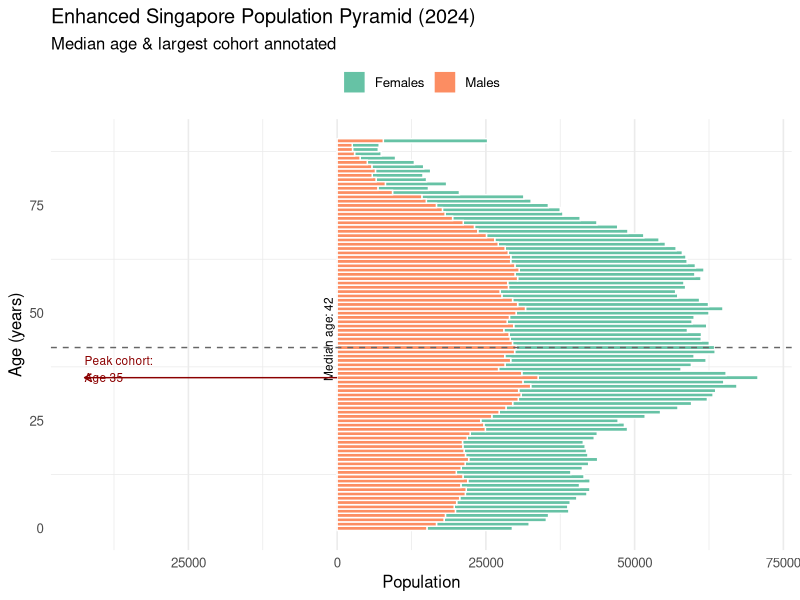
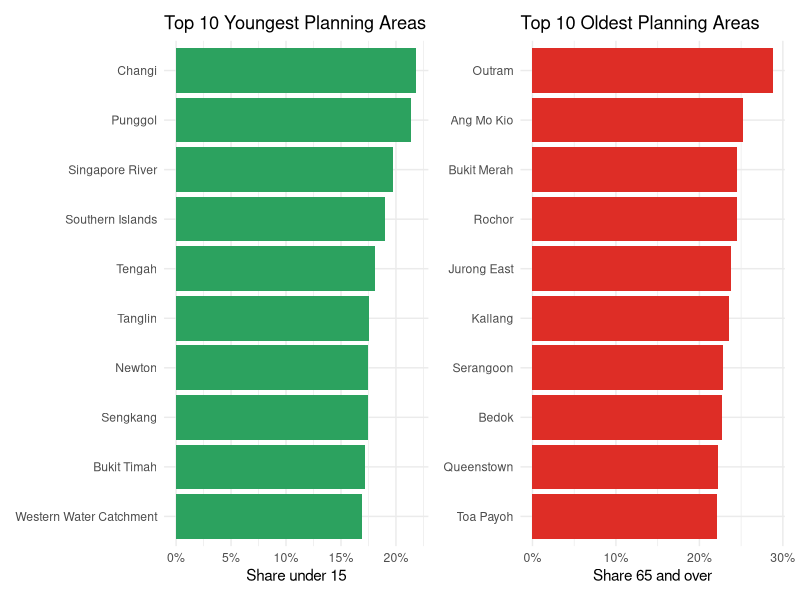
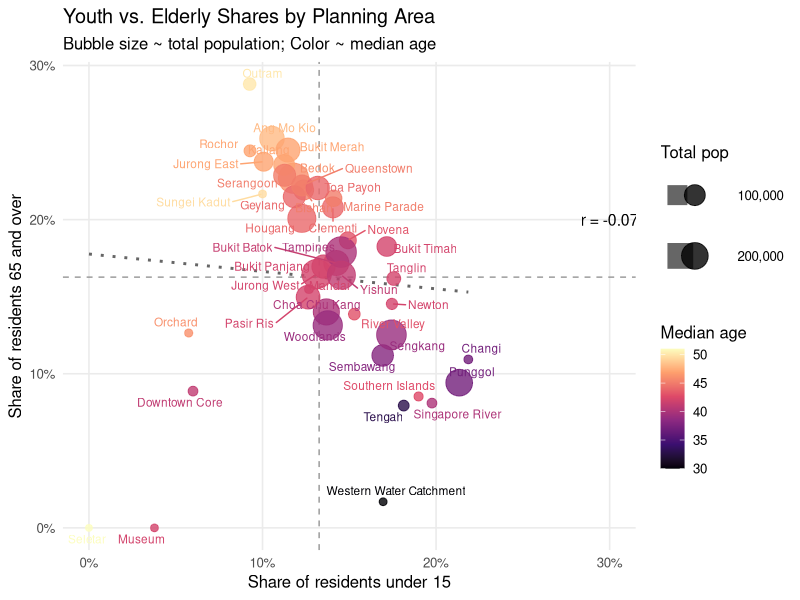

Here is the R script that generated these plots, in order:
## ---- chunk 1
library(matrixStats)
library(readxl)
library(dplyr)
library(stringr)
library(readr)
library(ggplot2)
library(ggrepel)
library(scales)
library(patchwork)
## ---- chunk 2

# 1. Read in data and drop all “Total” summary rows
df_clean <- read_excel("respopagesex2024e.xlsx") %>%
  filter(
    `Planning Area` != "Total",
    Subzone         != "Total",
    Sex             != "Total"
  ) %>%
  
  # 2. Convert population to numeric
  mutate(
    Population = as.numeric(`2024`),
    
    # 3. Parse Age into a single-year numeric
    Age_numeric = case_when(
      str_detect(Age, regex("under",    ignore_case = TRUE)) ~ 0,
      str_detect(Age, regex("over|and over", ignore_case = TRUE)) ~ parse_number(Age),
      TRUE ~ as.numeric(Age)
    )
  ) %>%
  
  # 4. Remove any rows that failed conversion
  filter(
    !is.na(Population),
    !is.na(Age_numeric)
  )

# 5. Inspect
glimpse(df_clean)
head(df_clean, 10)
## ---- chunk 3
  
# 1. Build the pyramid data
pyramid_df <- df_clean %>%
  group_by(Sex, Age_numeric) %>%
  summarise(Pop = sum(Population, na.rm = TRUE), .groups = "drop") %>%
  mutate(
    PopSigned = if_else(Sex == "Male", -Pop, Pop),
    PopAbs    = abs(PopSigned)
  )

# 2. Compute median age and the single top “bulge” cohort
med_age <- weightedMedian(df_clean$Age_numeric, w = df_clean$Population)

bulge_df <- pyramid_df %>%
  group_by(Age_numeric) %>%
  summarise(Total = sum(PopAbs), .groups = "drop") %>%
  slice_max(Total, n = 1)

# 3. Plot
ggplot(pyramid_df, aes(x = Age_numeric, y = PopSigned, fill = Sex)) +
  geom_col(width = 1, color = "white") +
  
  # median‐age line (becomes horizontal after coord_flip)
  geom_vline(xintercept = med_age, linetype = "dashed", color = "grey40") +
  annotate("text",
           x     = med_age + 2,
           y     = 0,
           label = paste0("Median age: ", med_age),
           angle = 90, vjust = -0.5, size = 3) +
  
  # bulge arrow + label
  geom_segment(data = bulge_df,
               aes(x = Age_numeric, xend = Age_numeric,
                   y = 0, yend = -Total * 0.6),
               arrow  = arrow(length = unit(0.2, "cm")),
               colour = "darkred",
               inherit.aes = FALSE) +
  geom_text(data = bulge_df,
            aes(x = Age_numeric + 2,
                y = -Total * 0.6,
                label = paste0("Peak cohort:\nAge ", Age_numeric)),
            hjust = 0, size = 3, colour = "darkred",
            inherit.aes = FALSE) +
  
  # scales, colors, flip
  scale_fill_brewer(palette = "Set2") +
  scale_y_continuous(labels = abs) +
  coord_flip() +
  
  # labels & theme
  labs(
    title    = "Enhanced Singapore Population Pyramid (2024)",
    subtitle = "Median age & largest cohort annotated",
    x        = "Age (years)",
    y        = "Population",
    fill     = NULL
  ) +
  theme_minimal(base_size = 12) +
  theme(
    legend.position       = "top",
    panel.grid.major.y    = element_blank()
  )
## ---- chunk 4


# 1. Compute shares by Planning Area
dep_pa <- df_clean %>%
  group_by(`Planning Area`) %>%
  summarise(
    youth_share   = sum(Population[Age_numeric < 15], na.rm=TRUE) / sum(Population),
    elderly_share = sum(Population[Age_numeric >= 65], na.rm=TRUE) / sum(Population),
    .groups = "drop"
  )

# 2a. Top 10 youngest areas (highest youth_share)
p_young_pa <- dep_pa %>%
  slice_max(youth_share, n = 10) %>%
  mutate(`Planning Area` = reorder(`Planning Area`, youth_share)) %>%
  ggplot(aes(y = `Planning Area`, x = youth_share)) +
    geom_col(fill = "#2ca25f") +
    scale_x_continuous(labels = percent_format(1)) +
    labs(
      title = "Top 10 Youngest Planning Areas",
      x     = "Share under 15",
      y     = NULL
    ) +
    theme_minimal(base_size = 11)

# 2b. Top 10 oldest areas (highest elderly_share)
p_old_pa <- dep_pa %>%
  slice_max(elderly_share, n = 10) %>%
  mutate(`Planning Area` = reorder(`Planning Area`, elderly_share)) %>%
  ggplot(aes(y = `Planning Area`, x = elderly_share)) +
    geom_col(fill = "#de2d26") +
    scale_x_continuous(labels = percent_format(1)) +
    labs(
      title = "Top 10 Oldest Planning Areas",
      x     = "Share 65 and over",
      y     = NULL
    ) +
    theme_minimal(base_size = 11)

# 3. Display side by side
p_young_pa + p_old_pa
## ---- chunk 5

# 1. Compute metrics
dep_shares <- df_clean %>%
  group_by(`Planning Area`) %>%
  summarise(
    youth_share   = sum(Population[Age_numeric < 15], na.rm=TRUE) / sum(Population),
    elderly_share = sum(Population[Age_numeric >= 65], na.rm=TRUE) / sum(Population),
    total_pop     = sum(Population),
    median_age    = matrixStats::weightedMedian(Age_numeric, w = Population),
    .groups       = "drop"
  )

# 2. National means & correlation
mean_youth   <- mean(dep_shares$youth_share)
mean_elderly <- mean(dep_shares$elderly_share)
corr_val     <- cor(dep_shares$youth_share, dep_shares$elderly_share)

# 3. Plot
ggplot(dep_shares, aes(
    x = youth_share,
    y = elderly_share,
    size  = total_pop,
    color = median_age
  )) +
  geom_smooth(method = "lm", se = FALSE, color = "grey40", linetype = "dotted") +
  geom_vline(xintercept = mean_youth,   linetype = "dashed", color = "grey60") +
  geom_hline(yintercept = mean_elderly, linetype = "dashed", color = "grey60") +
  geom_point(alpha = 0.8) +
  geom_text_repel(
    aes(label = `Planning Area`),
    size       = 3,
    max.overlaps = 20
  ) +
  scale_x_continuous(labels = percent_format(1)) +
  scale_y_continuous(labels = percent_format(1)) +
  scale_size(range = c(2, 10), labels = comma_format(accuracy = 1), name = "Total pop") +
  scale_color_viridis_c(option = "magma", name = "Median age") +
  annotate(
    "text", 
    x    = 0.30, 
    y    = 0.20, 
    label= paste0("r = ", round(corr_val, 2)),
    size = 4, 
    color= "black"
  ) +
  labs(
    title    = "Youth vs. Elderly Shares by Planning Area",
    subtitle = "Bubble size ~ total population; Color ~ median age",
    x        = "Share of residents under 15",
    y        = "Share of residents 65 and over"
  ) +
  theme_minimal(base_size = 12) +
  theme(
    legend.position = "right",
    panel.grid.minor = element_blank()
  )
